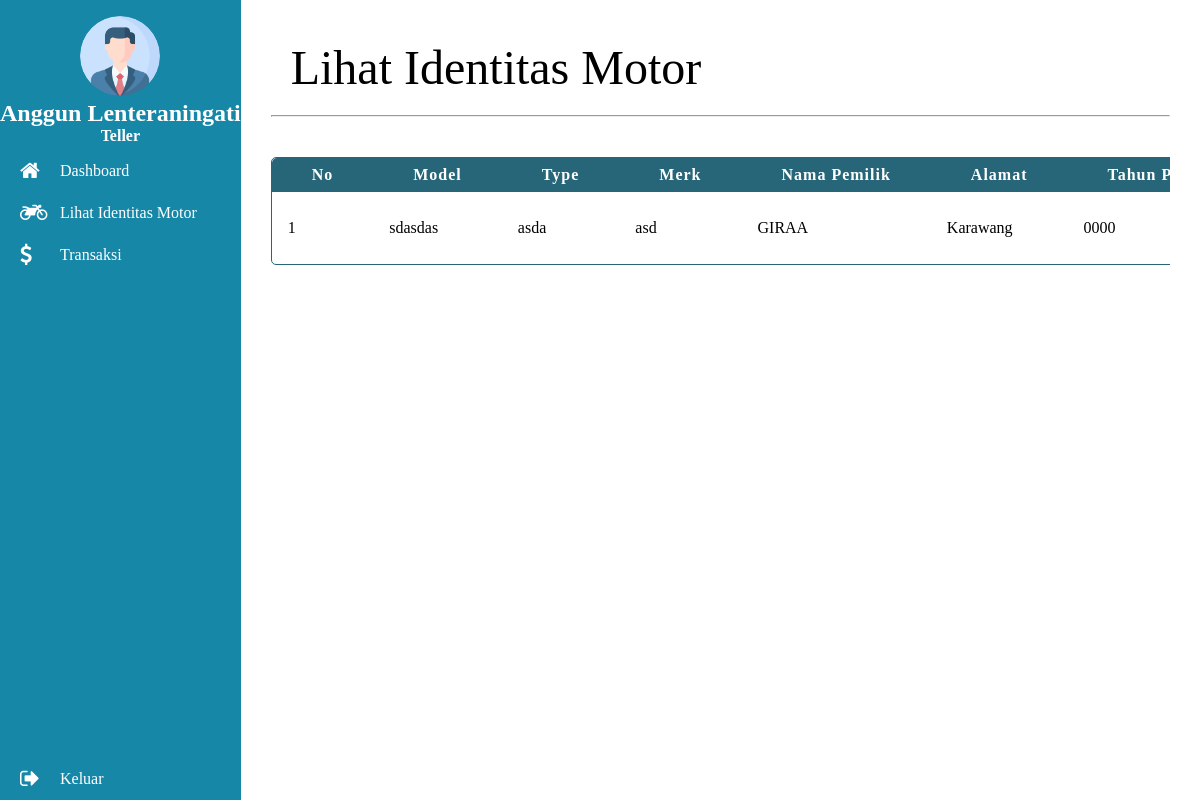
Before: /teller/identitas_motor.php (signed in) with the older database file.
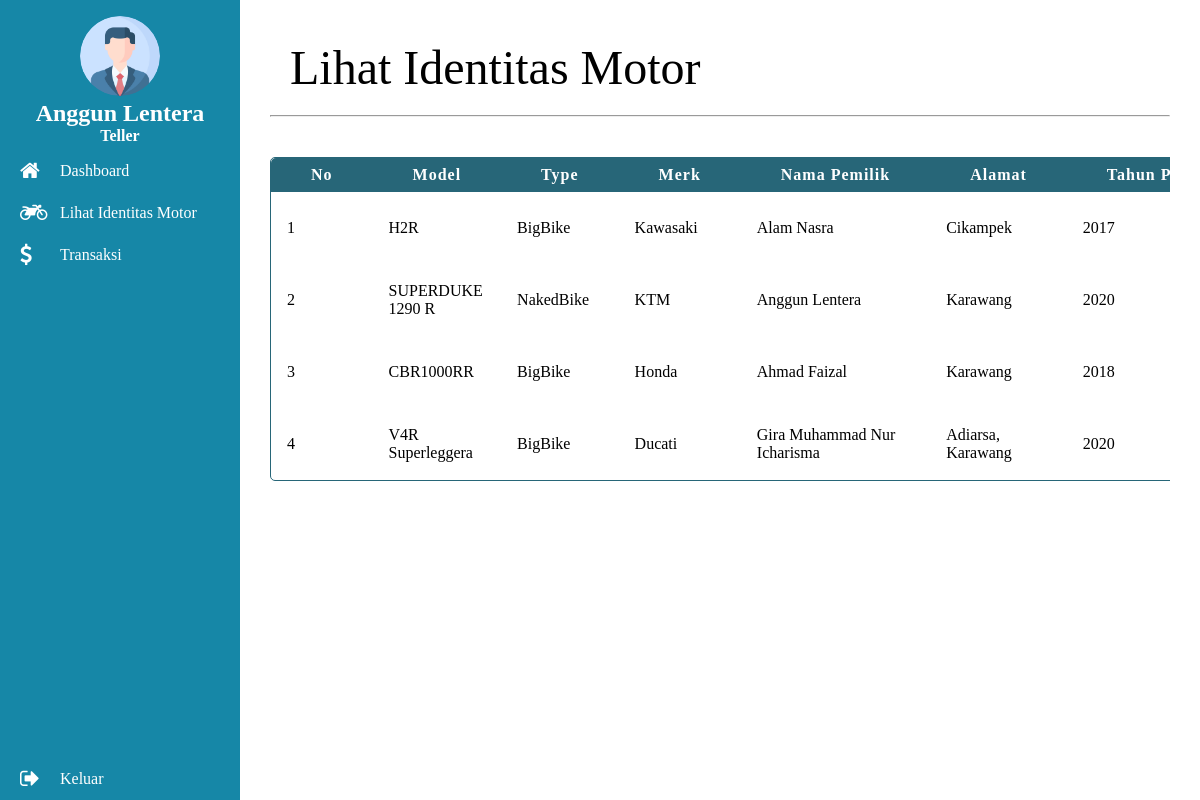
After: the same page with the newer database file.
### tables this page shows
CREATE TABLE `identitas_motor` (
  `id_motor` int(10) NOT NULL,
  `NoRegistrasi` varchar(10) NOT NULL,
  `NamaPemilik` varchar(30) NOT NULL,
  `Alamat` varchar(50) NOT NULL,
  `NoRangka` varchar(17) NOT NULL,
  `NoMesin` varchar(12) NOT NULL,
  `PlatNO` varchar(10) NOT NULL,
  `Merk` varchar(20) NOT NULL,
  `Type_Motor` varchar(20) NOT NULL,
  `Model` varchar(20) NOT NULL,
  `TahunPembuatan` year(4) NOT NULL,
  `IsiSilinder` varchar(10) NOT NULL,
  `BahanBakar` varchar(20) NOT NULL,
  `WarnaTNKB` varchar(10) NOT NULL,
  `TahunRegistrasi` year(4) NOT NULL,
  `NoBPKB` varchar(15) NOT NULL,
  `KodeLokasi` varchar(10) NOT NULL,
  `masaberlakuSTNK` date NOT NULL,
  `gambar_motor` varchar(255) NOT NULL,
  `tgl_beli` date NOT NULL,
  `harga_beli` int(255) NOT NULL,
  `tgl_jual` date NOT NULL,
  `harga_jual` int(255) NOT NULL
);

### teller/identitas_motor.php (the view, shortened to what this page needs)
<!DOCTYPE html>
<html>
<head>
    <link rel="stylesheet" type="text/css" href="../style.css">
    <link rel="stylesheet" type="text/css" href="../font-awesome/css/font-awesome.min.css">
</head>
<body>
    <main class="content">
        <?php include 'menu-content.php'; ?>
        <section class="views">
            <div class="view-table">
                <div class="welcome">
                    <h1>Lihat Identitas Motor</h1>
                    <hr />
                </div>
                <div class="table">
                    <table>
                        <thead>
                            <tr>
                                <th>No</th>
                                <th>Model</th>
                                <th>Type</th>
                                <th>Merk</th>
                                <th>Nama Pemilik</th>
                                <th>Alamat</th>
                                <th>Tahun Pembuatan</th>
                            </tr>
                        </thead>
                        <tbody>
                            <?php
                            $sql = mysqli_query($koneksi, "SELECT * FROM identitas_motor order by NoRegistrasi desc");
                            $no = 1;
                            while ($r = mysqli_fetch_array($sql)) {
                                echo "<tr><td>$no</td>
                                    <td>$r[Model]</td>
                                    <td>$r[Type_Motor]</td>
                                    <td>$r[Merk]</td>
                                	<td>$r[NamaPemilik]</td>
                                    <td>$r[Alamat]</td>
									<td>$r[TahunPembuatan]</td>
                                    <td>$r[harga_jual]</td>
                                    <td style='text-align: center;'>
                                        <a href='detail-motor.php?id_motor=$r[id_motor]'><button type='button' class='btn btn-primary'>Detail</button></a>
						            </td>";
                                $no++;
                            }
                            ?>
                        </tbody>
                    </table>
                </div>
            </div>
        </section>
    </main>
</body>
</html>

### teller/menu-content.php (shortened to what this page needs)
<section class="all-menu">
    <div class="profile">
        <div class="profile-img">
            <div class="img">
                <img src="../assets/brand/user.png">
            </div>
        </div>
        <div class="profile-user">
            <h2><?php echo $_SESSION['nama']; ?></h2>
            <h4><?php echo $_SESSION['hak_akses']; ?></h4>
        </div>
    </div>
    <a href="home.php">
        <div class="menu-item"><i class="fa fa-lg fa-home"></i>Dashboard</div>
    </a>
    <a href="identitas_motor.php">
        <div class="menu-item"><i class="fa fa-lg fa-motorcycle"></i>Lihat Identitas Motor</div>
    </a>
    <a href="#">
        <div class="menu-item collapsed" data-bs-toggle="collapse" aria-expanded="false" data-bs-target="#transaksi" aria-controls="contents-collapse"><i class="fa fa-lg fa-dollar"></i>Transaksi</div>
    </a>
    <a href="../logout.php" onclick="return confirm('Apakah anda yakin ingin keluar?')">
        <div class="menu-item logout"><i class="fa fa-lg fa-sign-out"></i>Keluar</div>
    </a>
</section>

### style.css (style rules this page uses)
* { margin: 0; padding: 0; font-family: "corbel"; }
h1 { font-size: 3em; margin: 0 20px 20px 20px; font-weight: normal; }
a { text-decoration: none; color: white; }
i { width: 40px; display: flex; justify-content: center; align-items: center; }
.content { display: flex; justify-content: space-between; flex-flow: row; }
.all-menu { flex-basis: 20%; white-space: nowrap; background-color: #1687a7; height: 100vh; cursor: default; display: flex; flex-flow: column; position:-webkit-sticky; position:sticky; top:0; z-index:1020; }
.profile { display: flex; flex-flow: column; box-sizing: border-box; align-items: center; height: 150px; justify-content: space-between; padding: 16px 0; }
.profile-img { height: 100%; }
.profile-user { text-align: center; color: white; }
.img { width: 80px; }
img { width: 100%; border-radius: 100px; }
.menu-item { padding: 12px 20px; color: white; }
.logout { position: absolute; bottom: 0; width: 100%; }
thead { background-color: #276678; color: white; white-space: nowrap; border-radius: 5px; letter-spacing: 1px; }
.table { overflow: auto; overflow-y: auto; }
.collapsed { border-bottom-right-radius:calc(.25rem - 1px); border-bottom-left-radius:calc(.25rem - 1px) }
table { border-spacing: 0; border: solid 1px #276678; border-radius: 5px; }
th { padding: 8px 40px; }
td { padding: 8px 16px; }
th:first-child { border-top-left-radius: 5px; }
.views { display: flex; flex-flow: column; flex-basis: 80%; overflow: auto; box-sizing: border-box; padding: 0 30px; }
.welcome { padding: 40px 0; }

Changed rows visible on the page:
removed identitas_motor: Model "sdasdas", Type_Motor "asda", Merk "asd", NamaPemilik "GIRAA", Alamat "Karawang", TahunPembuatan "0000"
added identitas_motor: Model "H2R", Type_Motor "BigBike", Merk "Kawasaki", NamaPemilik "Alam Nasra", Alamat "Cikampek", TahunPembuatan "2017"
added identitas_motor: Model "SUPERDUKE 1290 R", Type_Motor "NakedBike", Merk "KTM", NamaPemilik "Anggun Lentera", Alamat "Karawang", TahunPembuatan "2020"
added identitas_motor: Model "CBR1000RR", Type_Motor "BigBike", Merk "Honda", NamaPemilik "Ahmad Faizal", Alamat "Karawang", TahunPembuatan "2018"
added identitas_motor: Model "V4R Superleggera", Type_Motor "BigBike", Merk "Ducati", NamaPemilik "Gira Muhammad Nur Icharisma", Alamat "Adiarsa, Karawang", TahunPembuatan "2020"
Other visible differences:
$_SESSION['nama']: "Anggun Lenteraningati" → "Anggun Lentera"
